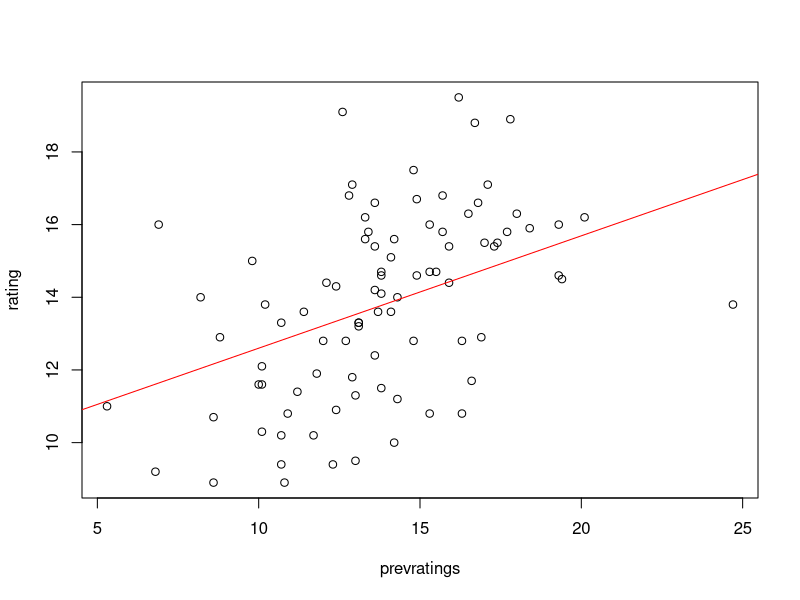
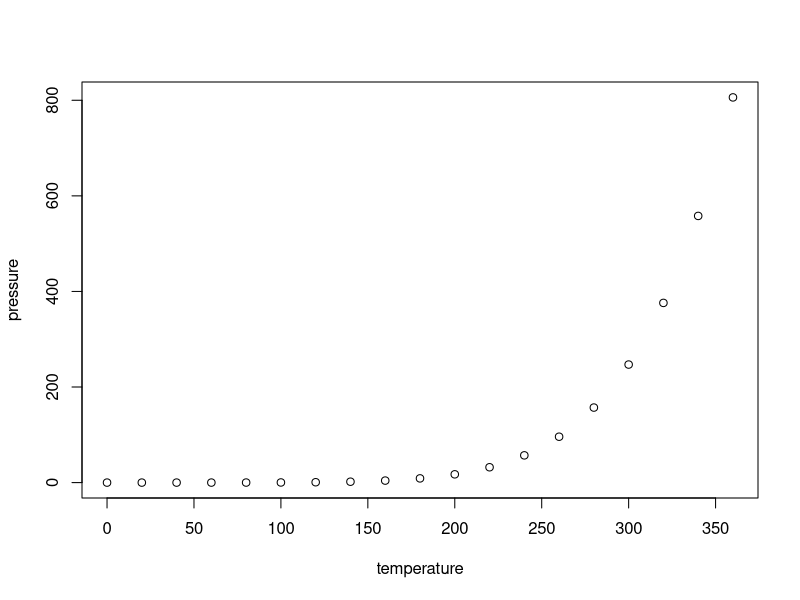

Source code (R) for these figures, in order:
## ---- chunk 1
knitr::opts_chunk$set(echo = TRUE)
## ---- chunk 2
set.seed(1)
CBC = read.csv(file = "02 - Dati per caso Colonial Broadcasting.csv", header=T)
attach(CBC)
## ---- chunk 3
dim(CBC)
## ---- chunk 4
names(CBC)
## ---- chunk 5
head(CBC)
## ---- chunk 6
sum(is.na(CBC$rating))
## ---- chunk 7
train=sample(88,88*0.7)
## ---- chunk 8
lm.fit=lm(rating~prevratings,data=CBC,subset=train)
## ---- chunk 9
summary(lm.fit)
## ---- chunk 10
plot(prevratings,rating)
abline(lm.fit, col="red")
## ---- chunk 11
mean((rating-predict(lm.fit,CBC))[-train]^2)
## ---- chunk 12
lm.fit2=lm(rating~poly(prevratings,2),data=CBC,subset=train)
mean((rating-predict(lm.fit2,CBC))[-train]^2) #l'errore diminuisce
summary(lm.fit2)$r.squared
lm.fit3=lm(rating~poly(prevratings,3),data=CBC,subset=train)
mean((rating-predict(lm.fit3,CBC))[-train]^2)
summary(lm.fit3)$r.squared
lm.fit4=lm(rating~poly(prevratings,4),data=CBC,subset=train)
mean((rating-predict(lm.fit3,CBC))[-train]^2)
summary(lm.fit4)$r.squared
lm.fit5=lm(rating~poly(prevratings,5),data=CBC,subset=train)
mean((rating-predict(lm.fit3,CBC))[-train]^2)
summary(lm.fit5)$r.squared
lm.fit6=lm(rating~poly(prevratings,6),data=CBC,subset=train)
mean((rating-predict(lm.fit3,CBC))[-train]^2)
summary(lm.fit6)$r.squared
lm.fit16=lm(rating~poly(prevratings,16),data=CBC,subset=train)
mean((rating-predict(lm.fit16,CBC))[-train]^2)
summary(lm.fit16)
## ---- chunk 13
potenze = c(1,2,3,4,5,6,10,16)
ma<-matrix(,nrow=3,ncol=length(potenze))
ma[1,]=potenze
for (i in 1:length(potenze)){
  pwr = potenze[i]
  lm.fit_n= lm(rating~poly(prevratings,pwr),data=CBC,subset=train)
  ma[2,i] = mean((rating-predict(lm.fit_n,CBC))[-train]^2)
  ma[3,i] = summary(lm.fit_n)$r.squared
}
ma
## ---- chunk 14
library(boot)
glm.fit=glm(rating~prevratings,data=CBC)
cv.err=cv.glm(CBC,glm.fit) #passa la struttura dati e il modello
names(cv.err)
cv.err$K
cv.err$delta
## ---- chunk 15
#proviamo con polinomi con grado massimo diverso
cv.error=rep(0,5) #numeric(5)
for (i in 1:5){ #LOOCV su 5 modelli
  glm.fit=glm(rating~poly(prevratings,i),data=CBC)
  cv.error[i]=cv.glm(CBC,glm.fit)$delta[1]
}
cv.error
## ---- chunk 16
summary(cars)
## ---- chunk 17
plot(pressure)
